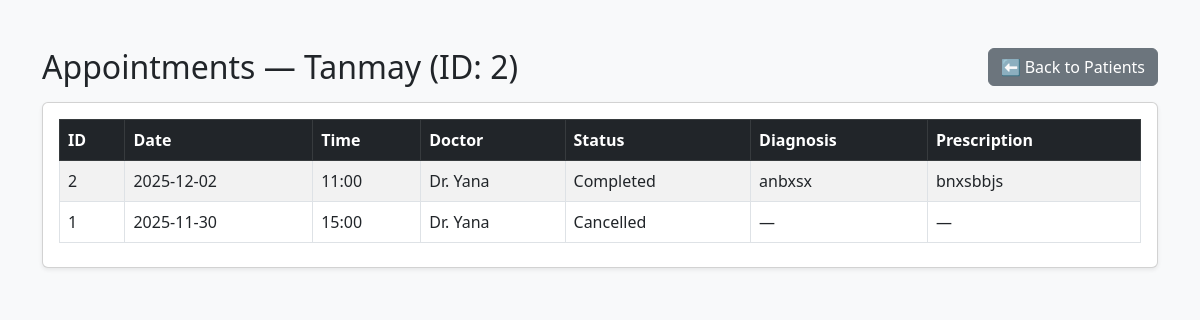
Page /admin/patient/2/appointments (signed in) on the committed database.
### app.py (models this page shows, shortened)
class User(db.Model):
    __tablename__ = "User"
    uid = db.Column(db.Integer, primary_key=True, autoincrement=True)
    email = db.Column(db.String(110), unique=True, nullable=False)
    password = db.Column(db.String(130), nullable=False)
    name = db.Column(db.String(80), nullable=False)
    age = db.Column(db.Integer, nullable=False)
    gender = db.Column(db.String(10), nullable=False)
    is_blacklisted = db.Column(db.Boolean, nullable=False, default=False)
    specialization = db.Column(db.String, nullable=True)
    role_id = db.Column(db.Integer, db.ForeignKey('Role.rid'), nullable=False)
    role = db.relationship('Role', backref='users')

class Appointment(db.Model):
    __tablename__ = "Appointment"
    aid = db.Column(db.Integer, primary_key=True, autoincrement=True)
    patient_id = db.Column(db.Integer, db.ForeignKey('User.uid'), nullable=False)
    doctor_id = db.Column(db.Integer, db.ForeignKey('User.uid'), nullable=False)
    slot_id = db.Column(db.Integer, db.ForeignKey('AvailableSlot.sid'), nullable=False)
    status = db.Column(db.String(20), nullable=False, default="booked")
    diagnosis = db.Column(db.Text, nullable=True)
    prescription = db.Column(db.Text, nullable=True)
    notes = db.Column(db.Text, nullable=True)
    reason = db.Column(db.String(250), nullable=True)
    created_at = db.Column(db.DateTime, nullable=False, default=db.func.current_timestamp())
    patient = db.relationship('User', foreign_keys=[patient_id], backref='appointments_as_patient')
    doctor = db.relationship('User', foreign_keys=[doctor_id], backref='appointment_as_doctor')
    slot = db.relationship('AvailableSlot', backref='appointment')

class AvailableSlot(db.Model):
    __tablename__ = 'AvailableSlot'
    sid = db.Column(db.Integer, primary_key=True, autoincrement=True)
    doctor_id = db.Column(db.Integer, db.ForeignKey('User.uid'), nullable=False)
    date = db.Column(db.Date, nullable=False)
    time = db.Column(db.Time, nullable=False)
    is_booked = db.Column(db.Boolean, nullable=False, default=False)
    created_at = db.Column(db.DateTime, nullable=False, default=db.func.current_timestamp())
    doctor = db.relationship('User', backref='available_slots')
    __table_args__ = (db.UniqueConstraint('doctor_id', 'date', 'time', name='uix_doctor_slot'),)

### app.py (the view)
@app.route("/admin/patient/<int:uid>/appointments")
def admin_patient_appointments(uid):
    if not session.get("uid"):
        flash("Please login first.")
        return redirect("/login")
    admin = User.query.get(session["uid"])
    if not admin or admin.role.role_name != "Admin":
        flash("Access denied. Only admins can view this page.")
        return redirect("/login")
    patient = User.query.get_or_404(uid)
    if patient.role.role_name != "Patient":
        flash("Not a patient.")
        return redirect("/admin/patients")
    appointments = (
        Appointment.query
        .join(AvailableSlot, Appointment.slot_id == AvailableSlot.sid)
        .filter(Appointment.patient_id == patient.uid)
        .order_by(AvailableSlot.date.desc(), AvailableSlot.time.desc())
        .all()
    )
    return render_template(
        "admin_patient_appointments.html",
        patient=patient,
        appointments=appointments
    )

### templates/admin_patient_appointments.html (shortened to what this page needs)
<!DOCTYPE html>
<html>
<head>
  <link href="https://cdn.jsdelivr.net/npm/bootstrap@5.3.0/dist/css/bootstrap.min.css" rel="stylesheet">
</head>
<body class="bg-light">
  <div class="container py-5">
    <div class="d-flex justify-content-between align-items-center mb-3">
      <h2 class="mb-0">
        Appointments — {{ patient.name }} (ID: {{ patient.uid }})
      </h2>
      <a href="/admin/patients" class="btn btn-secondary">⬅ Back to Patients</a>
    </div>
    {% if appointments %}
      <div class="card p-3 shadow-sm">
        <div class="table-responsive">
          <table class="table table-bordered table-striped mb-0 align-middle">
            <thead class="table-dark">
              <tr>
                <th>ID</th>
                <th>Date</th>
                <th>Time</th>
                <th>Doctor</th>
                <th>Status</th>
                <th>Diagnosis</th>
                <th>Prescription</th>
              </tr>
            </thead>
            <tbody>
              {% for a in appointments %}
              <tr>
                <td>{{ a.aid }}</td>
                <td>{{ a.slot.date.strftime('%Y-%m-%d') }}</td>
                <td>{{ a.slot.time.strftime('%H:%M') }}</td>
                <td>Dr. {{ a.doctor.name }}</td>
                <td>{{ a.status.title() }}</td>
                <td>{{ (a.diagnosis or '—')[:80] }}</td>
                <td>{{ (a.prescription or '—')[:80] }}</td>
              </tr>
              {% endfor %}
            </tbody>
          </table>
        </div>
      </div>
    {% else %}
      <div class="alert alert-info">No appointments found for this patient.</div>
    {% endif %}
  </div>
</body>
</html>

### rows in the picture
User: name "Tanmay", uid "2"
Appointment: aid "2", slot "2025-12-02", slot.time "11:00", doctor.name "Yana", status "Completed", diagnosis "anbxsx", prescription "bnxsbbjs"
Appointment: aid "1", slot "2025-11-30", slot.time "15:00", doctor.name "Yana", status "Cancelled", diagnosis "—", prescription "—"
